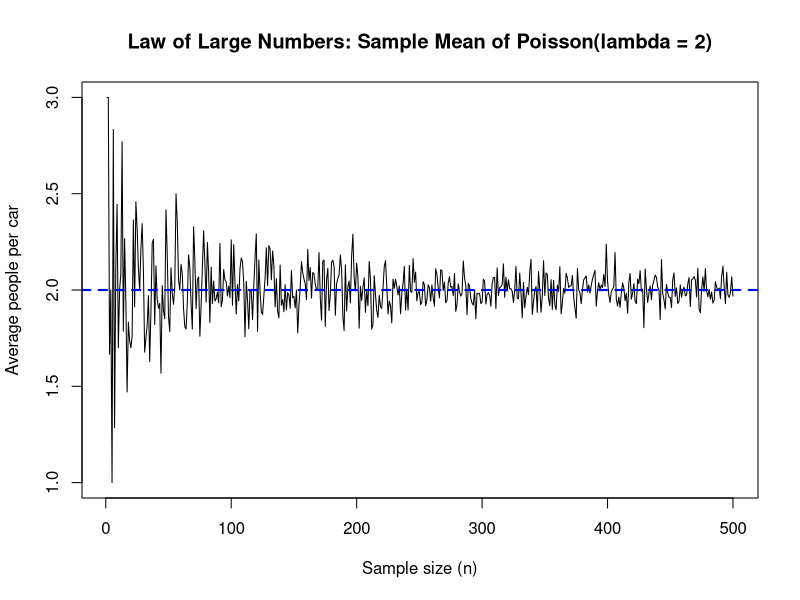
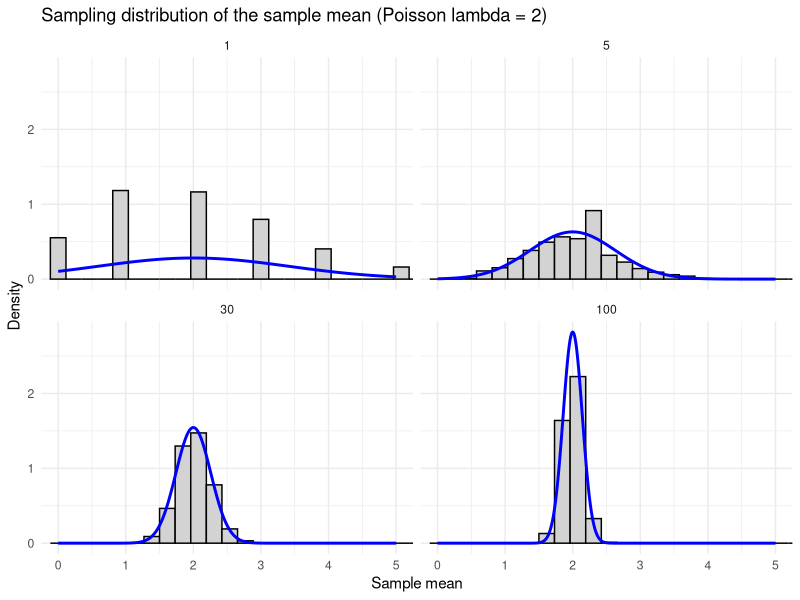
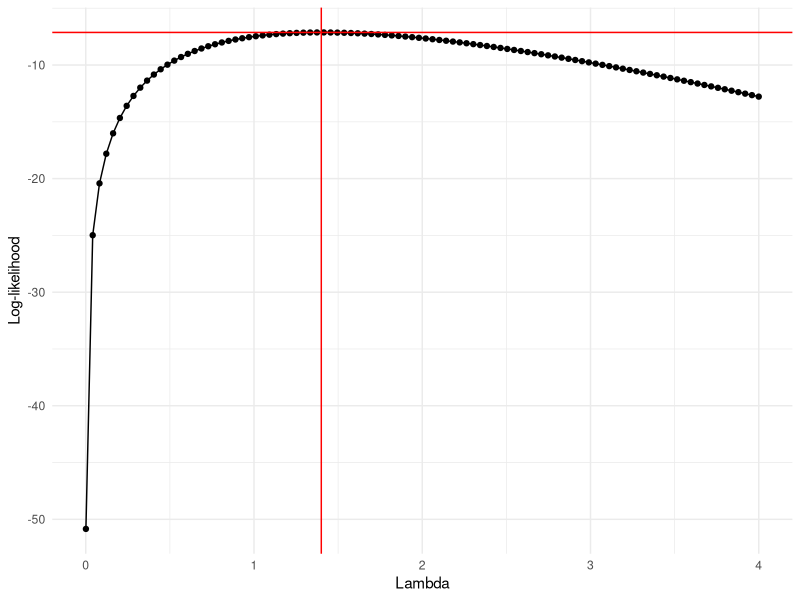
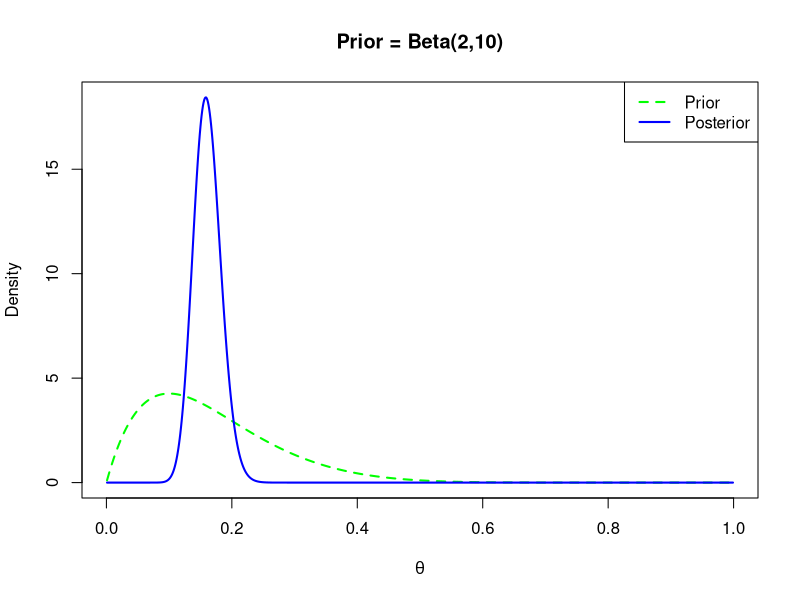
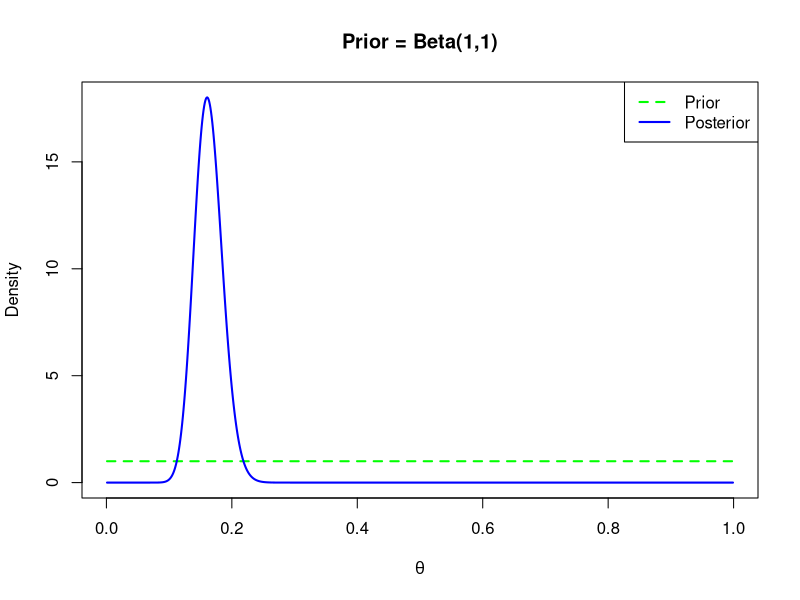
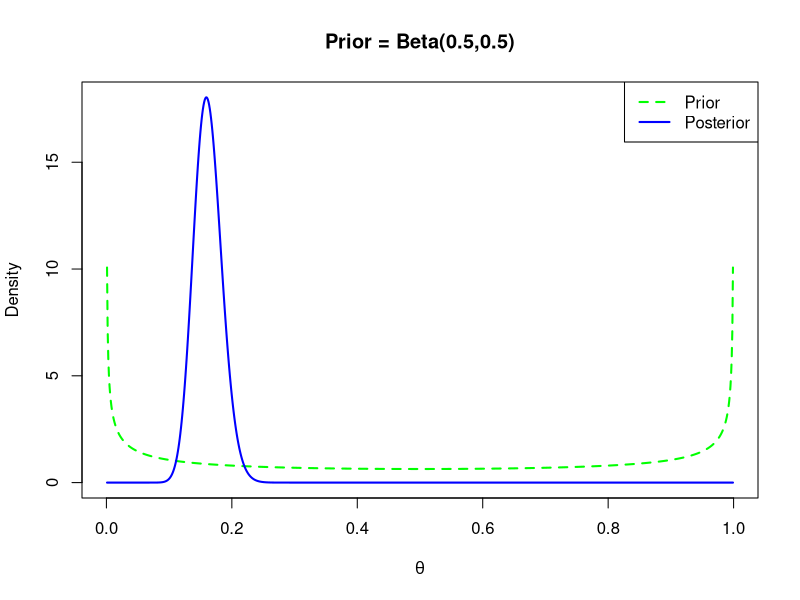
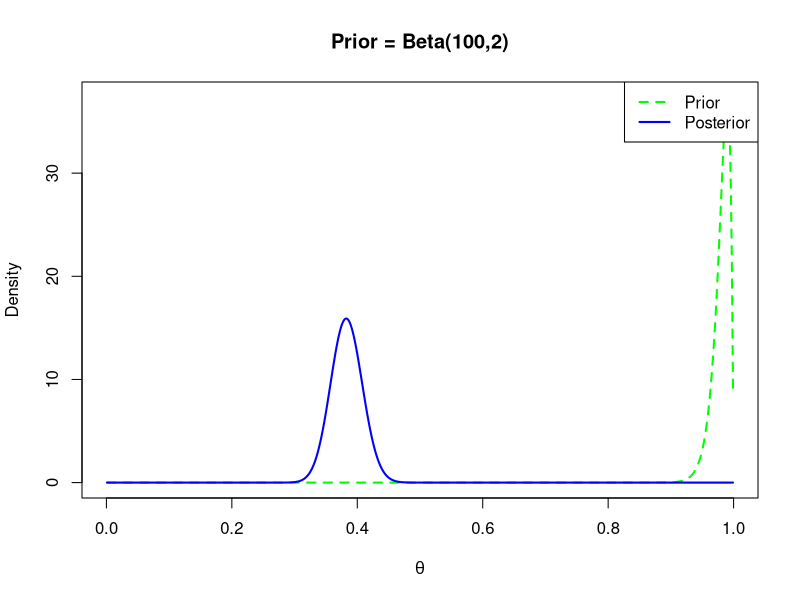
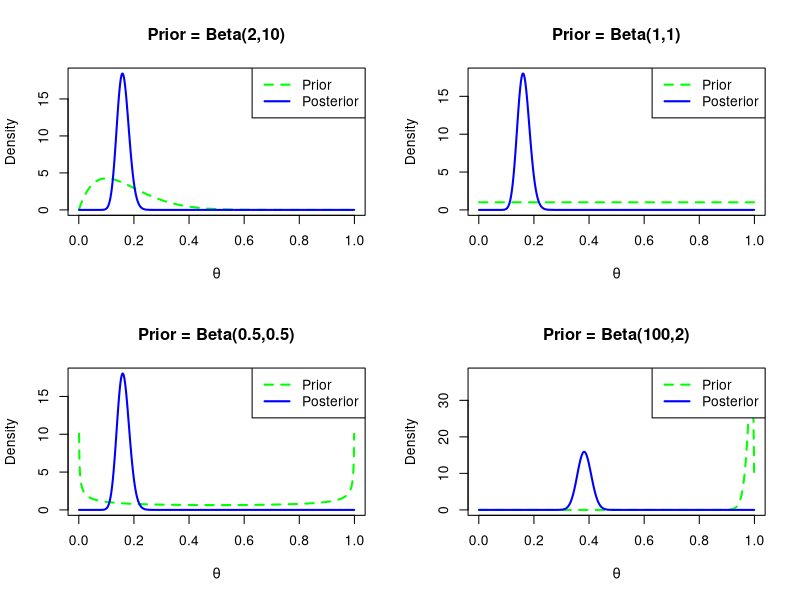

Here is the R script that generated these plots, in order:
## ---- chunk 1
knitr::opts_chunk$set(echo = TRUE)
## ---- chunk 2

# Set parameters
set.seed(666)
lambda <- 2
max_n <- 500

# Generate sample means for each n
sample_means <- sapply(1:max_n, function(n) {
  mean(rpois(n, lambda))
})

# Plot results
plot(1:max_n, sample_means, type = "l",
     xlab = "Sample size (n)",
     ylab = "Average people per car",
     main = "Law of Large Numbers: Sample Mean of Poisson(lambda = 2)")
abline(h = lambda, col = "blue", lwd = 2, lty = 2)

## ---- chunk 3
library(ggplot2)

# Setup
set.seed(666)
lambda <- 2
reps   <- 10000
Ns     <- c(1, 5, 30, 100)

# Simulate sample means using replicate()
sim_mat <- sapply(Ns, function(n) replicate(reps, mean(rpois(n, lambda))))
colnames(sim_mat) <- paste0("n=", Ns)

# Tidy for plotting
df <- data.frame(
  mean = as.vector(sim_mat),
  n    = factor(rep(Ns, each = reps), levels = Ns)
)

# Normal curves to overlay
xgrid <- seq(0, 5, by = 0.01)
norm_curves <- do.call(rbind, lapply(Ns, function(n) {
  data.frame(
    x = xgrid,
    y = dnorm(xgrid, mean = lambda, sd = sqrt(lambda / n)),
    n = factor(n, levels = Ns)
  )
}))

ggplot(df, aes(x = mean)) +
  geom_histogram(aes(y = after_stat(density)), bins = 40, fill = "lightgray", color = "black") +
  geom_line(data = norm_curves, aes(x = x, y = y), linewidth = 1, color = "blue") +
  facet_wrap(~ n, nrow = 2) +
  coord_cartesian(xlim = c(0, 5)) +
  labs(title = "Sampling distribution of the sample mean (Poisson lambda = 2)",
       x = "Sample mean", y = "Density") +
  theme_minimal()

## ---- chunk 4

# X_i ~ Poisson(lambda = 2)
# Under the CLT, the sample mean is approximately Normal:
# Xbar_n ~ Normal(mean=lambda, variance = lambda / n)
# For n = 100:
lambda <- 2
n <- 100
mean_true <- lambda
sd_true <- sqrt(lambda / n)

# The city will act if the sample mean equal or less to 1.7
threshold <- 1.7

# Compute the probability of observing a mean equal or less 1.7
p_value <- pnorm(threshold, mean = mean_true, sd = sd_true)
p_value
# app. 0.0169 or 1.7%

# Interpretation output:
## ---- chunk 5
# To ensure this false-alarm probability is below 1%, we solve for n:
target_alpha <- 0.01
z_alpha <- qnorm(1 - target_alpha)
n_required <- ceiling(lambda / ((0.3 / z_alpha)^2))
n_required

# Interpretation output:
## ---- chunk 6
# Setup
set.seed(666)
flood_count <- c(1, 3, 1, 2, 0)

# Log likelihood function
likelihood <- function(x, l){
  lik <- sum(x * log(l) - l - log(factorial(x)))
  return(lik)
}

likelihood(flood_count, l = 1.4) # -7.129601

# Plot setup
lik_df <- data.frame(lambda = seq(0.001, 4, length.out = 100), # 0.001 to avoid NaN
                     likelihood = NA)
lik_df$likelihood <- sapply(X = lik_df$lambda, FUN = likelihood, x = flood_count)

# Log likelihood plot
library(ggplot2)
ggplot(lik_df, aes(x = lambda, y = likelihood)) + 
  geom_point() + 
  geom_line() + 
  geom_hline(yintercept = max(lik_df$likelihood), color = "red") + 
  geom_vline(xintercept = 1.4, color = "red") + 
  xlab("Lambda") + 
  ylab("Log-likelihood") + 
  theme_minimal()
## ---- chunk 7
S <- 44  # number of sites with algae
n <- 274 # total number of sites


theta <- seq(0.001, 0.999, length.out = 1000) #allows for jeffrey's type prior 

#plotting the prior and the posterior
plot_posterior_distr <- function(a, b){
  # Compute prior density
  prior_dens <- dbeta(theta, a, b)
  
  # Compute posterior density
  post_dens <- dbeta(theta, a + S, b + n - S)
  
  # Prepare empty plot with appropriate limits
  plot(theta, prior_dens, type="n",
       ylim=c(0, max(prior_dens, post_dens)),
       xlab=expression(theta), 
       ylab="Density",
       main=paste("Prior = Beta(", a, ",", b,")", sep=""))
  
  # Plot prior (dashed line)
  lines(theta, prior_dens, col="green", lty=2, lwd=2)
  
  # Plot posterior (solid line)
  lines(theta, post_dens, col="blue", lty=1, lwd=2)
  
  # Add legend
  legend("topright", 
         legend=c("Prior", "Posterior"),
         col=c("green", "blue"),
         lty=c(2, 1),
         lwd=c(2, 2))
}

# Plot with baseline prior
plot_posterior_distr(2, 10)
plot_posterior_distr(1,1)
plot_posterior_distr(0.5,0.5)
plot_posterior_distr(100,2)
## ---- chunk 8

a_post <- 46
b_post <- 240

# 95% Credible Interval, helps answer question
lower <- qbeta(0.025, a_post, b_post)
upper <- qbeta(0.975, a_post, b_post)

cat("95% Credible Interval: [", round(lower, 3), ",", round(upper, 3), "]\n")

# Posterior mean
post_mean <- a_post / (a_post + b_post)
cat("Posterior Mean:", round(post_mean, 3), "\n")

# Posterior mode (peak of distribution)
post_mode <- (a_post - 1) / (a_post + b_post - 2)
cat("Posterior Mode:", round(post_mode, 3), "\n")
## ---- chunk 9
par(mfrow=c(2,2))

# Plot all four priors
plot_posterior_distr(2, 10)      # Baseline
plot_posterior_distr(1, 1)       # Uniform
plot_posterior_distr(0.5, 0.5)   # Jeffreys-type
plot_posterior_distr(100, 2)     # Strongly informative

# Reset to single plot
par(mfrow=c(1,1))
